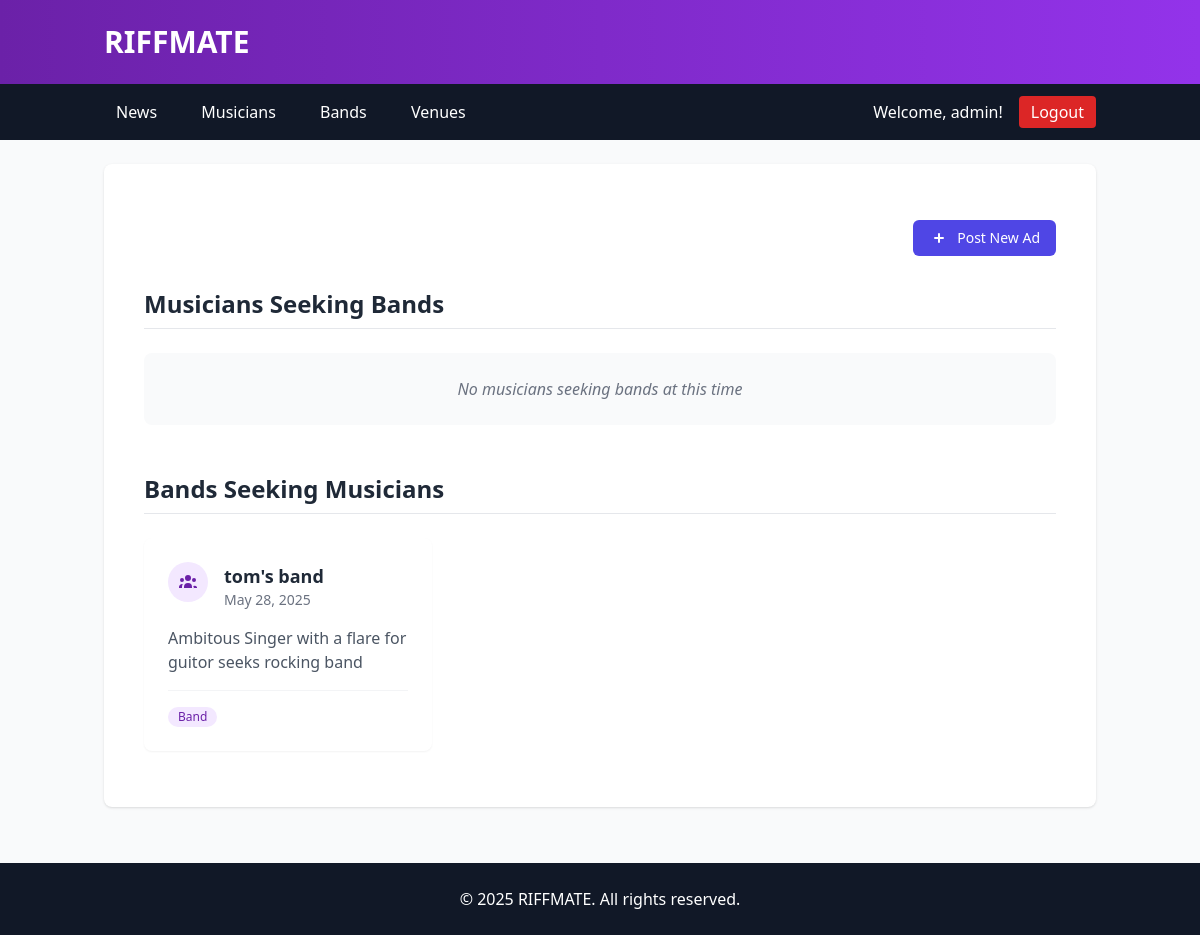
Before: /content/list_ads (signed in) with the older database file.
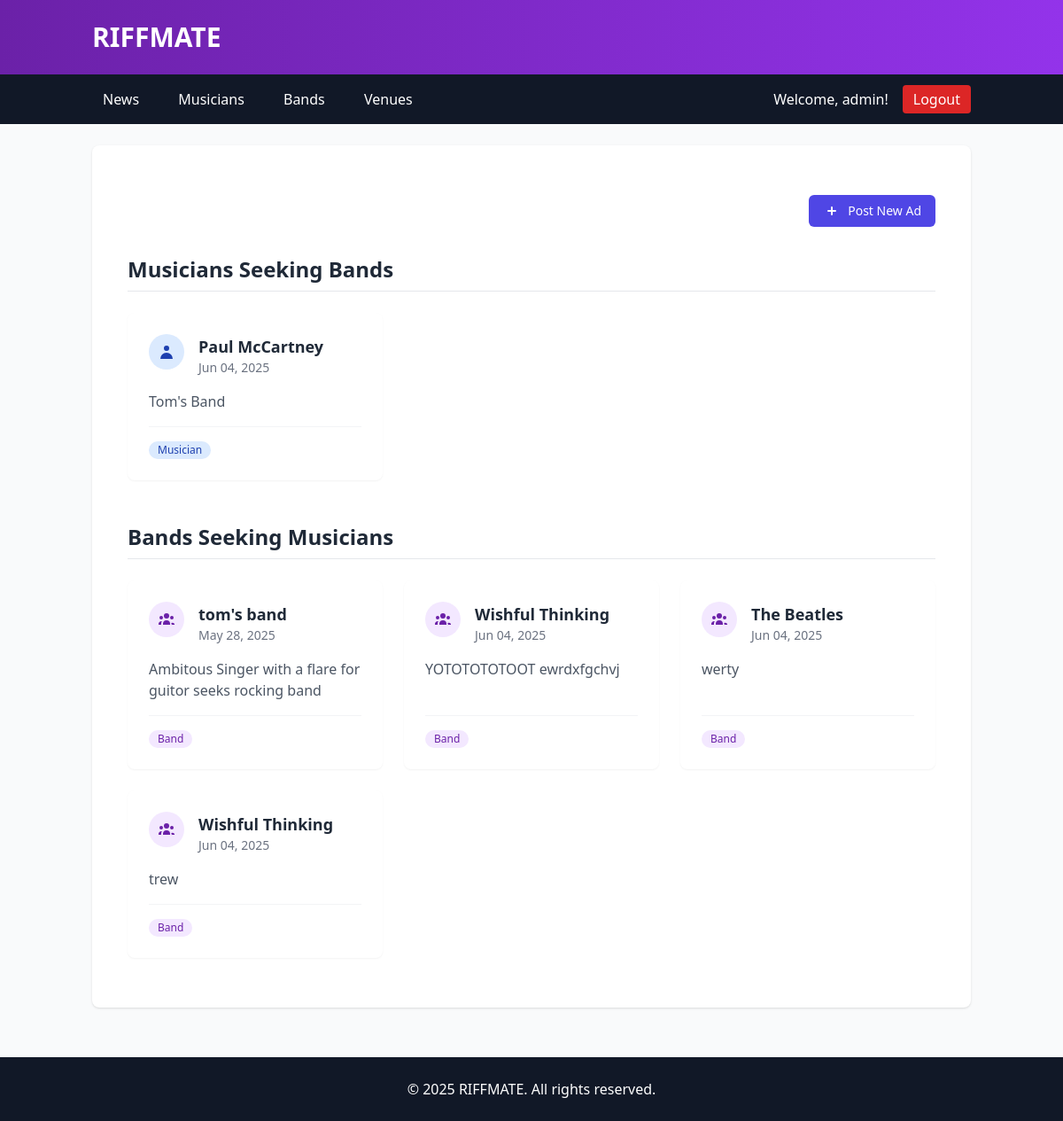
After: the same page with the newer database file.
### content/models.py (models this page shows, shortened)
class SeekingAd(models.Model):
    date = models.DateField(auto_now_add=True)
    owner = models.ForeignKey(User, on_delete=models.CASCADE)
    seeking = models.CharField(max_length=1, choices=MusicianBandChoice.choices)
    musician=models.ForeignKey(Musician, on_delete=models.SET_NULL, null=True, blank=True)
    band=models.ForeignKey(Band, on_delete=models.SET_NULL, blank=True, null=True)
    content = models.TextField()
    owner = models.ForeignKey(
        User,
        on_delete=models.CASCADE,
        related_name='seeking_ads'
    )
    class Meta:
        ordering = ['date',]

### bands/models.py (models this page shows, shortened)
class Band(models.Model):
    name = models.CharField(max_length=50)
    musicians=models.ManyToManyField(Musician)

class Musician(models.Model):
    first_name = models.CharField(max_length=50)
    last_name = models.CharField(max_length=50)
    birth = models.DateField()
    description = models.TextField(blank=True, null=True, help_text="A brief biography of the musician")
    bio_pic = models.ImageField(
        upload_to='musicians/bio_pics/',
        blank=True,
        null=True,
        help_text="Profile picture of the musician"
    )
    user_profile = models.ForeignKey(
        'UserProfile',
        on_delete=models.SET_NULL,
        null=True,
        blank=True,
        related_name='musicians',
        help_text="The user profile that owns this musician record"
    )
    created_at = models.DateTimeField(auto_now_add=True)
    updated_at = models.DateTimeField(auto_now=True)
    class Meta:
        ordering = ['last_name', 'first_name']
        verbose_name = 'Musician'
        verbose_name_plural = 'Musicians'
    def full_name(self):
        return f"{self.first_name} {self.last_name}"
    full_name.short_description = 'Full Name'
    def age(self):
        import datetime
        return int((datetime.date.today() - self.birth).days / 365.25)
    age.short_description = 'Age'

### content/views.py (the view)
# urls.py: path('list_ads',views.list_ads,name='list_ads'),
@login_required
def list_ads(request):
    data ={
        'seeking_musician':SeekingAd.objects.filter(seeking=MusicianBandChoice.MUSICIAN),
        'seeking_band':SeekingAd.objects.filter(seeking=MusicianBandChoice.BAND),
    }
    return render(request, 'list_ads.html', data)

### templates/list_ads.html (shortened to what this page needs)
{% extends "base.html" %}
{% block content %}
<div class="container mx-auto px-4 py-8 max-w-6xl">
    {% if request.user.is_authenticated %}
    <div class="flex justify-end mb-8">
        <a href="{% url 'seeking_ad' %}"
           class="inline-flex items-center px-4 py-2 bg-indigo-600 text-white text-sm font-medium rounded-md hover:bg-indigo-700 transition-colors focus:outline-none focus:ring-2 focus:ring-offset-2 focus:ring-indigo-500">
            <svg xmlns="http://www.w3.org/2000/svg" class="h-5 w-5 mr-2" viewBox="0 0 20 20" fill="currentColor">
                <path fill-rule="evenodd" d="M10 5a1 1 0 011 1v3h3a1 1 0 110 2h-3v3a1 1 0 11-2 0v-3H6a1 1 0 110-2h3V6a1 1 0 011-1z" clip-rule="evenodd" />
            </svg>
            Post New Ad
        </a>
    </div>
    {% endif %}
    <section class="mb-12">
        <h1 class="text-2xl font-bold text-gray-800 mb-6 pb-2 border-b border-gray-200">Musicians Seeking Bands</h1>
        <div class="grid grid-cols-1 md:grid-cols-2 lg:grid-cols-3 gap-6">
            {% for ad in seeking_band %}
            <div class="bg-white rounded-lg shadow-sm p-6 hover:shadow-md transition-shadow relative h-full flex flex-col">
                <div class="flex items-start space-x-4 mb-4">
                    <div class="flex-shrink-0 bg-blue-100 text-blue-800 rounded-full h-10 w-10 flex items-center justify-center">
                        <svg xmlns="http://www.w3.org/2000/svg" class="h-5 w-5" viewBox="0 0 20 20" fill="currentColor">
                            <path fill-rule="evenodd" d="M10 9a3 3 0 100-6 3 3 0 000 6zm-7 9a7 7 0 1114 0H3z" clip-rule="evenodd" />
                        </svg>
                    </div>
                    <div>
                        <h3 class="text-lg font-semibold text-gray-800">
                            {{ ad.musician.first_name }} {{ ad.musician.last_name }}
                        </h3>
                        <p class="text-sm text-gray-500">{{ ad.date|date:"M d, Y" }}</p>
                    </div>
                </div>
                <div class="flex-grow">
                    <p class="text-gray-600 mb-4">{{ ad.content|truncatewords:30 }}</p>
                </div>
                <div class="mt-auto pt-4 border-t border-gray-100 flex justify-between items-center">
                    <span class="inline-flex items-center px-2.5 py-0.5 rounded-full text-xs font-medium bg-blue-100 text-blue-800">
                        Musician
                    </span>
                </div>
            </div>
            {% empty %}
            <div class="md:col-span-3 bg-gray-50 rounded-lg p-6 text-center">
                <p class="text-gray-500 italic">No musicians seeking bands at this time</p>
            </div>
            {% endfor %}
        </div>
    </section>
    <section>
        <h1 class="text-2xl font-bold text-gray-800 mb-6 pb-2 border-b border-gray-200">Bands Seeking Musicians</h1>
        <div class="grid grid-cols-1 md:grid-cols-2 lg:grid-cols-3 gap-6">
            {% for ad in seeking_musician %}
            <div class="bg-white rounded-lg shadow-sm p-6 hover:shadow-md transition-shadow relative h-full flex flex-col">
                <div class="flex items-start space-x-4 mb-4">
                    <div class="flex-shrink-0 bg-purple-100 text-purple-800 rounded-full h-10 w-10 flex items-center justify-center">
                    </div>
                    <div>
                        <h3 class="text-lg font-semibold text-gray-800">{{ ad.band.name }}</h3>
                        <p class="text-sm text-gray-500">{{ ad.date|date:"M d, Y" }}</p>
                    </div>
                </div>
                <div class="flex-grow">
                    <p class="text-gray-600 mb-4">{{ ad.content|truncatewords:30 }}</p>
                </div>
                <div class="mt-auto pt-4 border-t border-gray-100 flex justify-between items-center">
                    <span class="inline-flex items-center px-2.5 py-0.5 rounded-full text-xs font-medium bg-purple-100 text-purple-800">
                        Band
                    </span>
                </div>
            </div>
            {% empty %}
            <div class="md:col-span-3 bg-gray-50 rounded-lg p-6 text-center">
                <p class="text-gray-500 italic">No bands seeking musicians at this time</p>
            </div>
            {% endfor %}
        </div>
    </section>
</div>
{% endblock content %}

### templates/base.html (shortened to what this page needs)
<!DOCTYPE html>
<html lang="en">
<head>
    <script src="https://cdn.tailwindcss.com"></script>
</head>
<body class="bg-gray-50">
    <header class="bg-gradient-to-r from-purple-800 to-purple-600 text-white shadow-md">
        <div class="container mx-auto px-4 py-6">
            <h1 class="text-3xl font-bold"><a href="{% url 'index' %}">RIFFMATE</a></h1>
        </div>
    </header>
    <nav class="bg-gray-900 text-white">
        <div class="container mx-auto px-4 py-3 flex justify-between items-center">
            <div>
                <a href="{% url 'news_advanced' %}" class="mr-4 px-3 py-1 rounded hover:bg-orange-500 transition">News</a>
                <a href="{% url 'musicians' %}" class="mr-4 px-3 py-1 rounded hover:bg-orange-500 transition">Musicians</a>
                <a href="{% url 'bands' %}" class="mr-4 px-3 py-1 rounded hover:bg-orange-500 transition">Bands</a>
                <a href="{% url 'venues' %}" class="px-3 py-1 rounded hover:bg-orange-500 transition">Venues</a>
            </div>
            <div class="flex items-center space-x-4">
                {% if user.is_authenticated %}
                    <span class="text-white">Welcome, {{ user.username }}!</span>
                    <form action="{% url 'logout' %}" method="post" class="inline">
                        <button type="submit" class="bg-red-600 hover:bg-red-700 text-white px-3 py-1 rounded transition">
                            Logout
                        </button>
                    </form>
                {% else %}
                    <a href="{% url 'login' %}" class="bg-green-600 hover:bg-green-700 text-white px-3 py-1 rounded transition">Login</a>
                {% endif %}
            </div>
        </div>
    </nav>
    <main class="container mx-auto px-4 py-6">
        <div class="bg-white rounded-lg shadow p-6">
            {% block content %}
            {% endblock %}
        </div>
    </main>
    <footer class="bg-gray-900 text-white text-center py-6 mt-8">
        <div class="container mx-auto px-4">
            <p>&copy; 2025 RIFFMATE. All rights reserved.</p>
        </div>
    </footer>
</body>
</html>

Changed rows visible on the page:
added SeekingAd: musician.first_name "Paul", musician.last_name "McCartney", date "Jun 04, 2025", content "Tom's Band", shown under "Musicians Seeking Bands"
added SeekingAd: band.name "Wishful Thinking", date "Jun 04, 2025", content "YOTOTOTOTOOT ewrdxfgchvj", shown under "Bands Seeking Musicians"
added SeekingAd: band.name "The Beatles", date "Jun 04, 2025", content "werty", shown under "Bands Seeking Musicians"
added SeekingAd: band.name "Wishful Thinking", date "Jun 04, 2025", content "trew", shown under "Bands Seeking Musicians"
Other visible differences:
text no longer shown: "No musicians seeking bands at this time"
